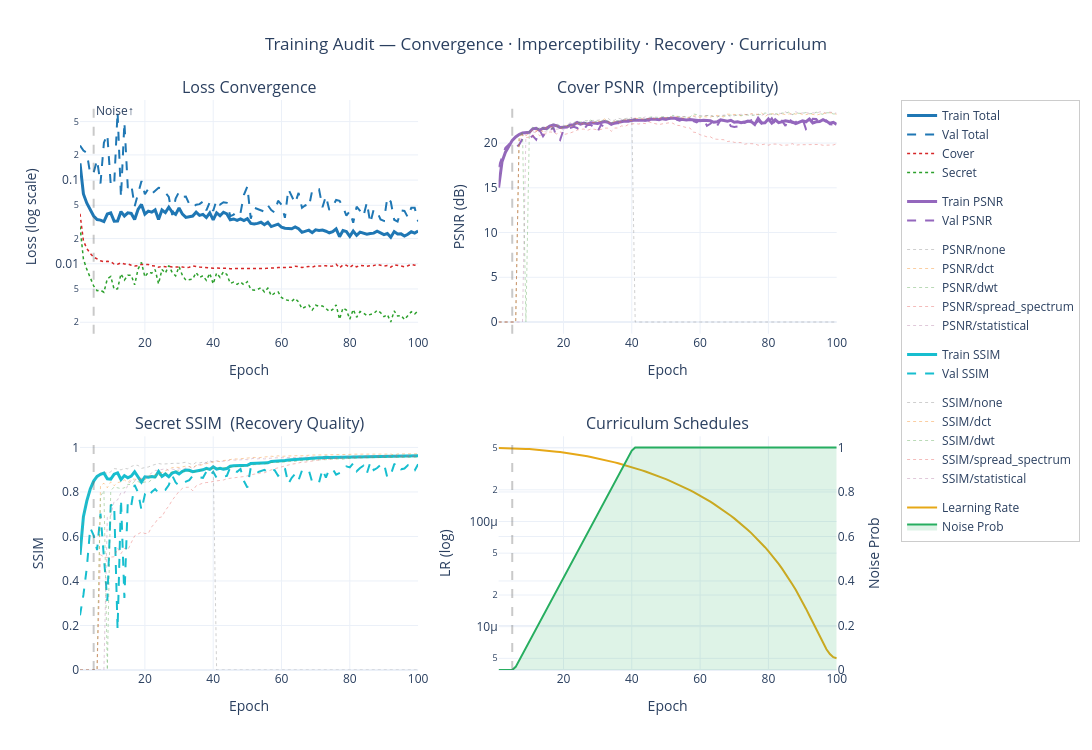

Here is the notebook cell this chart was saved with:
### Code cell
from IPython.display import clear_output

for ablation_idx in range(len(ABLATION_CONFIGS)):
    _cfg = ABLATION_CONFIGS[ablation_idx]
    BETA = _cfg["BETA"]
    ALPHA = _cfg["ALPHA"]
    EPOCHS = _cfg["EPOCHS"]
    LEARNING_RATE = _cfg["LEARNING_RATE"]
    START_NOISE_EP = _cfg["START_NOISE_EP"]
    PEAK_NOISE_EP = _cfg["PEAK_NOISE_EP"]
    RS_BYTES = _cfg["RS_BYTES"]
    if RS_BYTES >= fixed_byte_len - 2:
        RS_BYTES = fixed_byte_len // 2
    rs = RSCodec(RS_BYTES)
    # Fresh network weights for every run — prevents weight leakage between ablations
    prep_network = build_keras_prep_network()
    hide_network = build_keras_hide_network()
    reveal_network = build_keras_reveal_network()

    # Per-run output directories
    run_ckpt_dir = os.path.join(checkpoint_dir, str(ablation_idx))
    run_models_dir = os.path.join(models_dir, str(ablation_idx))
    run_data_dir = os.path.join(data_dir, str(ablation_idx))
    for _d in (run_ckpt_dir, run_models_dir, run_data_dir):
        os.makedirs(_d, exist_ok=True)

    # Create the integrated model
    lr_schedule = tf.keras.optimizers.schedules.CosineDecay(
        initial_learning_rate=LEARNING_RATE,
        decay_steps=EPOCHS * STEPS,  # Total number of training steps
        alpha=0.01
    )

    optimizer = tf.keras.optimizers.Adam(
        learning_rate=lr_schedule,
        global_clipnorm=1.0
    )

    # Wrap it for your StegoSystem
    tools = {
        'codec': codec,
        # Ensure keys match your 'methods' list
        **stego_map
    }

    model = StegoSystem(
        prep_net=prep_network,
        hide_net=hide_network,
        reveal_net=reveal_network,
        stego_tools=tools,
        steps_per_epoch=STEPS,
        word_list=safe_word_list,
        max_safe_chars=max_safe_word_len,
        alpha=ALPHA,
        beta=BETA,
        noise_start_epoch=START_NOISE_EP,
        noise_peak_epoch=PEAK_NOISE_EP
    )

    model.build([(None, 64, 64, 3), (None, 64, 64, 3)])
    model.compile(optimizer=optimizer, jit_compile=False)
    # Execute the plot but only on first ablation cause they won't be different logically
    if ablation_idx == 0:
        model.summary()
        plot_steganography_graph(
            "steganography_logical_flow.pdf", False, 300, False)
        plot_steganography_graph(
            "steganography_nested_flow.pdf", True, 300, False)
        plot_steganography_graph(
            "steganography_full_flow.pdf", True, 300, True)
    # Callback to save every 10 epochs
    checkpoint_callback = tf.keras.callbacks.ModelCheckpoint(
        filepath=os.path.join(run_ckpt_dir, 'stego_best_val.weights.h5'),
        monitor='val_loss',
        save_best_only=True,
        save_weights_only=True,
        verbose=1,
    )

    callbacks = [
        checkpoint_callback,
        SaveEveryTen(checkpoint_dir=run_ckpt_dir, max_to_keep=3),
        # tf.keras.callbacks.EarlyStopping(
        #     monitor='val_loss', patience=40, restore_best_weights=False
        # ),
    ]

    # Train using Keras Fit
    history = model.fit(
        train_dataset,
        epochs=EPOCHS,
        validation_data=test_dataset,
        callbacks=callbacks,
        verbose=1
    )
    clear_output(wait=True)

    model.prep_net.save(os.path.join(run_models_dir, 'prep_model.keras'))
    model.hide_net.save(os.path.join(run_models_dir, 'hide_model.keras'))
    model.reveal_net.save(os.path.join(run_models_dir, 'reveal_model.keras'))
    print("Training completed. Final model states saved.")

    results = model.evaluate(test_dataset)
    print(
        f"Validation Results - Total Loss: {results[0]:.4f}, Cover Loss: {results[1]:.4f}, Secret Loss: {results[2]:.4f}")
    save_history_and_plot(history, run_data_dir)

    del model
    tf.keras.backend.clear_session()
    gc.collect()
